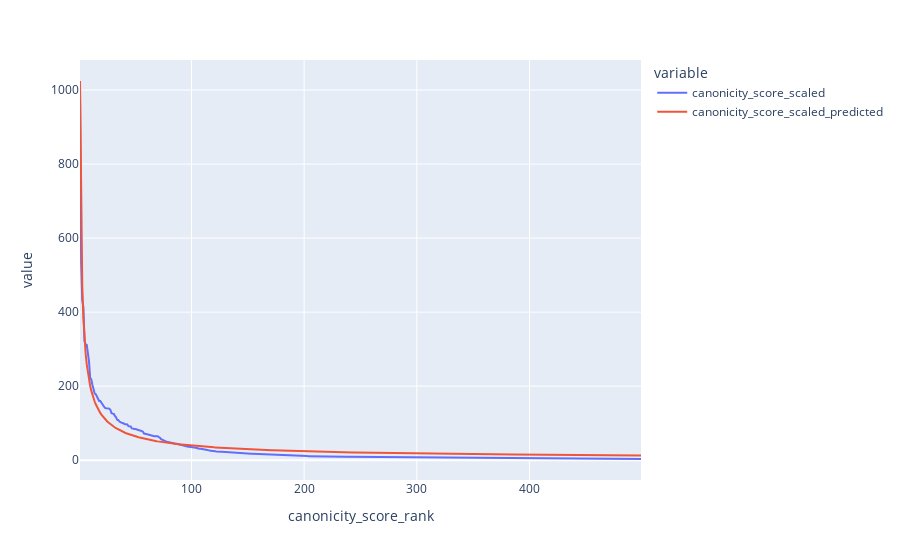

Source (notebook cell):
### Code cell
px.line(
    authors_ranked,
    x = 'canonicity_score_rank',
    y = ['canonicity_score_scaled', 'canonicity_score_scaled_predicted']
)

### Figure 1 — Plotly figure (JSON) as saved in the notebook; plotly's stock layout.template omitted (floating-point values rounded to 4 significant figures; data arrays with more than 128 entries replaced by an {"elided": "..."} marker saying what was removed)
{"data": [{"hovertemplate": "variable=canonicity_score_scaled<br>canonicity_score_rank=%{x}<br>value=%{y}<extra></extra>", "legendgroup": "canonicity_score_scaled", "line": {"color": "#636efa", "dash": "solid"}, "marker": {"symbol": "circle"}, "mode": "lines", "name": "canonicity_score_scaled", "orientation": "v", "showlegend": true, "type": "scatter", "x": {"elided": "500 int values"}, "xaxis": "x", "y": {"elided": "500 float values"}, "yaxis": "y"}, {"hovertemplate": "variable=canonicity_score_scaled_predicted<br>canonicity_score_rank=%{x}<br>value=%{y}<extra></extra>", "legendgroup": "canonicity_score_scaled_predicted", "line": {"color": "#EF553B", "dash": "solid"}, "marker": {"symbol": "circle"}, "mode": "lines", "name": "canonicity_score_scaled_predicted", "orientation": "v", "showlegend": true, "type": "scatter", "x": {"elided": "500 int values"}, "xaxis": "x", "y": {"elided": "500 float values"}, "yaxis": "y"}], "layout": {"legend": {"title": {"text": "variable"}, "tracegroupgap": 0}, "margin": {"t": 60}, "xaxis": {"anchor": "y", "domain": [0, 1], "title": {"text": "canonicity_score_rank"}}, "yaxis": {"anchor": "x", "domain": [0, 1], "title": {"text": "value"}}}}
